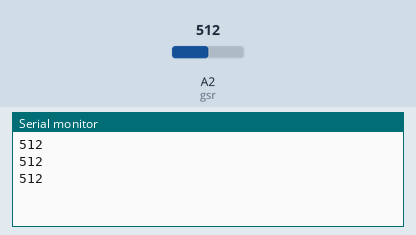
This sketch was run on a simulated Arduino Uno, built with avr-gcc and run on an emulated ATmega328P. Parts: the last lines printed to the serial monitor. The inputs (shaded band) are chosen by the test bench; at power-on: A2 (gsr) = 512.

Above: at 3.2 s.
3.3 s: A2 (gsr) set to 716
At 4.1 s:
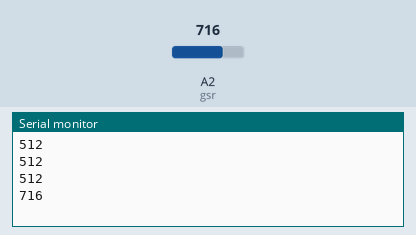
4.8 s: A2 (gsr) set to 900
At 5.3 s:
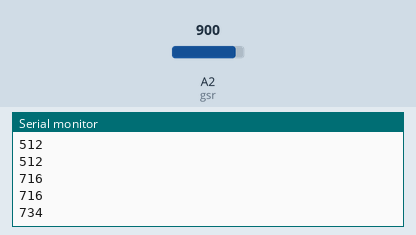
Timing chart, 0 to 7.8 s (numbered marks = the images above; inputs shaded):
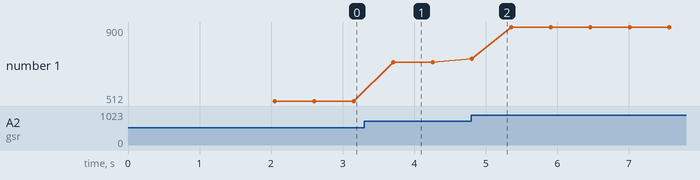

Measured:
- after the input at 3.3 s, the serial monitor: prints a new line after 0.41 s (image 1)
- after the input at 4.8 s, the serial monitor: prints a new line at once (image 2)
- plotted number 1: 512 → 716 after the input at 3.3 s, 716 → 900 after the input at 4.8 s

The sketch:

grove_gsr_testing.ino
```cpp
const int gsr=A2;
int sensorValue=0;
int gsrAverage=0;

void setup(){
  Serial.begin(9600);
  delay(2000);
}

void loop(){
  long sum=0;
  for(int i=0; i<10; i++){
    sensorValue=analogRead(gsr);
    sum+=sensorValue;
    delay(5);
  }
  gsrAverage=sum/10;
  //Serial.print("GSR average: ");
  Serial.println(gsrAverage);
  delay(500);
}
```
